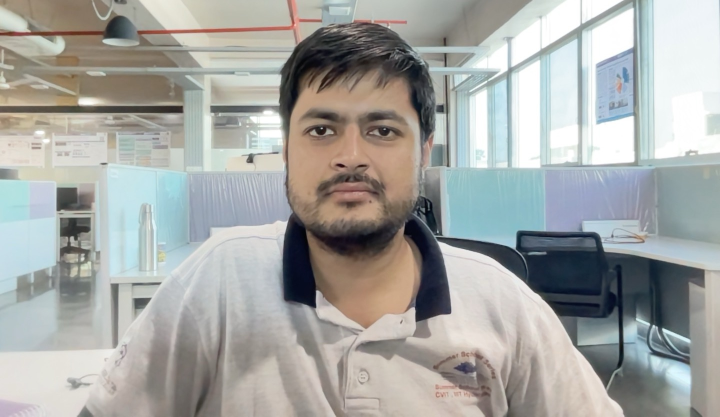
#> input picture inputs/wc_diverse_bkg_1.jpeg, 1440 x 834 px (shown at 1/2 size)
$ jupyter execute Lip-Flip-Application.ipynb   (shell and % lines are left out)
#> lines starting #> are read from the running program, lines starting #| are printed output that depends on the picture
[cell 1]
import os
import numpy as np
import pandas as pd
import matplotlib.pyplot as plt
import cv2
import matplotlib
from scipy import ndimage
import scipy.signal as sig
from scipy import misc
import imageio

1. Background Color Equalization
    - Match the size
    - Find Gain Transform using keypoints,descriptors (Using SIFT,SURF or ORB)(ORB in this case)
    - Find inliers using RANSAC Algorithm.If enough inliers are not found then caliberate the colour directly
    - If enough inliers are found then we find a transformation matrix based on those points and apply that transformation matrix to entire image for colour caliberation
2. Lip Detection and Interchanging
     - we use haar Cascade to first find face and then within this face we try to find mouth
     - once we have the mouth co-ordinates, we simply cut copy paste the mouth of one image over the other.
3. Laplacian Blending
    - we smooth it for visually appeasing results

# Gain Consistency Code

[cell 2]
class GainConsistency:

    def __init__(self):
        pass

# [31 lines of commented-out code are left out]

    def find_matching_BGR(self,img_1, img_2, minHessian=400, inlierThreshold=10):
        if img_1 is None or img_2 is None:
            print("No data to match gain with!")
            return False, None, None

        if img_1.shape[:2] != img_2.shape[:2]:
            print("Image sizes do not match!")
            return False, None, None

        src_gray = cv2.cvtColor(img_1, cv2.COLOR_BGR2GRAY)
        dst_gray = cv2.cvtColor(img_2, cv2.COLOR_BGR2GRAY)

        orb = cv2.ORB_create()
        keypoints_src, descriptors_src = orb.detectAndCompute(src_gray, None)
        keypoints_dst, descriptors_dst = orb.detectAndCompute(dst_gray, None)

        matcher = cv2.BFMatcher()
        matches = matcher.knnMatch(descriptors_src, descriptors_dst, k=2)

        # Extract good matches
        good_matches = []
        # print(matches)
        for m, n in matches:
            if m.distance < 0.75 * n.distance:
                good_matches.append(m)

        max_dist = 0
        min_dist = 100

        for match in good_matches:
            dist = match.distance
            if dist < min_dist:
                min_dist = dist
            if dist > max_dist:
                max_dist = dist

        matches_src = [keypoints_src[match.queryIdx].pt for match in good_matches]
        matches_dst = [keypoints_dst[match.trainIdx].pt for match in good_matches]

        if len(matches_src) < 4:
    #         print("Not enough matches found.")
            return False, None, None

        H, mask = cv2.findHomography(np.float32(matches_src), np.float32(matches_dst), cv2.RANSAC, 5)

        inliers_src = []
        inliers_dst = []

        for i in range(len(mask)):
            if mask[i] != 0:
                inliers_src.append(matches_src[i])
                inliers_dst.append(matches_dst[i])

        print("Number of inliers found:", len(inliers_src))

        if len(inliers_dst) < inlierThreshold:
    #         print("Not enough inliers for gain matching.")
            return False,None,None

        BGRval_1 = np.zeros((len(inliers_src), 4), dtype=np.float32)
        BGRval_2 = np.zeros((len(inliers_dst), 4), dtype=np.float32)

        for i, inlier_src in enumerate(inliers_src):
            x = int(round(inlier_src[0]))
            y = int(round(inlier_src[1]))
            BGRval_1[i, 0] = img_1[y, x, 0]
            BGRval_1[i, 1] = img_1[y, x, 1]
            BGRval_1[i, 2] = img_1[y, x, 2]
            BGRval_1[i, 3] = 1

        for i, inlier_dst in enumerate(inliers_dst):
            x = int(round(inlier_dst[0]))
            y = int(round(inlier_dst[1]))
            BGRval_2[i, 0] = img_2[y, x, 0]
            BGRval_2[i, 1] = img_2[y, x, 1]
            BGRval_2[i, 2] = img_2[y, x, 2]
            BGRval_2[i, 3] = 1

        return True, BGRval_1, BGRval_2

    def find_gain_transform(self,src_color, dst_color, useKeypoints):
        if src_color.shape[:2] != dst_color.shape[:2]:
            print("Image sizes do not match!")
            return False,None

        print("Finding transform for gain consistency...")

        if src_color is None or dst_color is None:
            print("No data to match gain with!")
            return False,None

        transformMatrix = np.eye(4, 4, dtype=np.float32)

        if useKeypoints == True:
            found_matches,BGR_src,BGR_dst = self.find_matching_BGR(src_color, dst_color)
            if not found_matches:
    #             print("No matches found for gain matching.")
                return False,None
        else:
            found_matches,BGR_src,BGR_dst = self.find_BGR_for_region(src_color, dst_color)

            if not found_matches:
    #             print("No matches found for gain matching with find_BGR_for_region.")
                return False,None
            # print(BGR_src)
            # print(BGR_dst)
        BGR_src_transpose = np.transpose(BGR_src)
        transformMatrix = np.linalg.inv(BGR_src_transpose.dot(BGR_src)).dot(BGR_src_transpose).dot(BGR_dst)
        transformMatrix = np.transpose(transformMatrix)

        print("Transform found.")
        return True,transformMatrix

    # [18 lines left out: function apply_gain_transform, not called in this run]

    def mean_stddev(self,image):
        num_pixels = image.size
        mean = np.sum(image) / num_pixels
        variance = np.sum((image - mean) ** 2) / num_pixels
        std_dev = np.sqrt(variance)
        return mean, std_dev

    def color_calibrate(self,source_img, target_img):
        # Convert images to LAB color space
        source_lab = cv2.cvtColor(source_img, cv2.COLOR_BGR2LAB)
        target_lab = cv2.cvtColor(target_img, cv2.COLOR_BGR2LAB)

        # Splitting the LAB images to different channels
        l_source, a_source, b_source = cv2.split(source_lab)
        l_target, a_target, b_target = cv2.split(target_lab)

        # Calculating the mean and std deviation of l, a, and b channels for the source
        mean_l_source, std_l_source = self.mean_stddev(l_source)
        mean_a_source, std_a_source = self.mean_stddev(a_source)
        mean_b_source, std_b_source = self.mean_stddev(b_source)

        # Calculating the mean and std deviation of l, a, and b channels for the target
        mean_l_target, std_l_target = self.mean_stddev(l_target)
        mean_a_target, std_a_target = self.mean_stddev(a_target)
        mean_b_target, std_b_target = self.mean_stddev(b_target)

        # Adjusting the l, a, b channels by the differences in means and std deviations
        l_result = (l_source - mean_l_source) * (std_l_target / std_l_source) + mean_l_target
        a_result = (a_source - mean_a_source) * (std_a_target / std_a_source) + mean_a_target
        b_result = (b_source - mean_b_source) * (std_b_target / std_b_source) + mean_b_target

        # Clipping the results and converting to 8-bit unsigned integers
        l_result = np.clip(l_result, 0, 255).astype(np.uint8)
        a_result = np.clip(a_result, 0, 255).astype(np.uint8)
        b_result = np.clip(b_result, 0, 255).astype(np.uint8)

        # Merging the channels and converting back to BGR color space
        result_lab = cv2.merge([l_result, a_result, b_result])
        result_bgr = cv2.cvtColor(result_lab, cv2.COLOR_LAB2BGR)

        return result_bgr

    def caliberateColor(self,target_img,source_img):
        found,transform_matrix = self.find_gain_transform(target_image, source_image, useKeypoints=True)

        if(found):
        #     print("Transform found.Done")
            transform_matrix = np.array(transform_matrix)
            transformed_image,result = self.apply_gain_transform(source_image, transform_matrix)
        else:
        #     print("Doing color Callibration due to lack of key points")
            transformed_image = self.color_calibrate(source_image,target_image)

        return transformed_image

# Code for Lip Detection and Flipping

[cell 3]
class FlipLips():

    def __init__(self):
        pass

    def detect_face_mouth(self,img, show=True):

        img_rgb = np.copy(img)
        # Load the pre-trained face cascade and mouth cascade
        face_cascade = cv2.CascadeClassifier('./haarcascade_frontalface_default.xml')
        mouth_cascade = cv2.CascadeClassifier('./haarcascade_mcs_mouth.xml')

        # Convert the image to grayscale
        gray = cv2.cvtColor(img_rgb, cv2.COLOR_RGB2GRAY)

        # Detect faces in the image
        faces = face_cascade.detectMultiScale(gray, scaleFactor=1.1, minNeighbors=5, minSize=(30, 30))

        # Check if any faces are detected
        if len(faces) > 0:
            # Get the largest detected face
            largest_face = max(faces, key=lambda rect: rect[2] * rect[3])

            # Draw a rectangle around the largest detected face
            x, y, w, h = largest_face
            cv2.rectangle(img_rgb, (x, y), (x + w, y + h), (255, 0, 0), 2)

            # Add extra margin to the bottom half of the face region
            margin = 50
            roi_face = gray[y + h // 2:y + h + margin, x:x + w]

            # Detect mouth within the extended face region
            mouth_rects = mouth_cascade.detectMultiScale(roi_face, scaleFactor=1.8, minNeighbors=15, minSize=(25, 15))

            # Check if a mouth is detected
            if len(mouth_rects) > 0:
                # Get the largest detected mouth region
                largest_mouth = max(mouth_rects, key=lambda rect: rect[2] * rect[3])

                # Expand the detected mouth region slightly
                x_mouth, y_mouth, w_mouth, h_mouth = largest_mouth
                expanded_mouth_rect = (x + x_mouth, y + h // 2 + y_mouth, w_mouth, h_mouth)

                if not show:
                    x, y, w, h = expanded_mouth_rect[0], expanded_mouth_rect[1], expanded_mouth_rect[2], expanded_mouth_rect[3]
                    return [y, y + h, x, x + w]

                # Draw a rectangle around the largest detected mouth region
                cv2.rectangle(img_rgb, (expanded_mouth_rect[0], expanded_mouth_rect[1]),
                              (expanded_mouth_rect[0] + expanded_mouth_rect[2],
                               expanded_mouth_rect[1] + expanded_mouth_rect[3]),
                              (0, 255, 0), 2)
        return img_rgb

    def swap_and_resize_mouths(self,image1, image2,mouth1,mouth2):
#         # Detect mouths in the images
#         mouth1 = detect_face_mouth(image1, show=False)
#         mouth2 = detect_face_mouth(image2, show=False)

        # Extract mouth regions from the images
        mouth_region1 = image1[mouth1[0]:mouth1[1], mouth1[2]:mouth1[3]]
        mouth_region2 = image2[mouth2[0]:mouth2[1], mouth2[2]:mouth2[3]]

        # Resize mouths to fit the corresponding sizes
        resized_mouth1 = cv2.resize(mouth_region1, (mouth_region2.shape[1], mouth_region2.shape[0]))
        resized_mouth2 = cv2.resize(mouth_region2, (mouth_region1.shape[1], mouth_region1.shape[0]))

        # Swap and paste the resized mouths to the original images
        image1_copy = image1.copy()
        image1_copy[mouth1[0]:mouth1[1], mouth1[2]:mouth1[3]] = resized_mouth2

        image2_copy = image2.copy()
        image2_copy[mouth2[0]:mouth2[1], mouth2[2]:mouth2[3]] = resized_mouth1

        return image1_copy, image2_copy

    def generate_mask(self,img,mouth):
        image = np.copy(img)
    #     mouth_region = image[mouth[0]:mouth[1], mouth[2]:mouth[3]]
        y = mouth[0]
        h = mouth[1] - mouth[0]
        x = mouth[2]
        w = mouth[3] - mouth[2]

        mouth_region = image[y:y+h, x:x+w]

        # Create an empty black image of the same size as the original image
        mask = np.zeros_like(image)

        # Calculate the center and axes lengths for the ellipse
        center = ((x + x + w) // 2, (y + y + h) // 2)
        axes_lengths = (w // 2, h // 2)

        # Draw the ellipse on the mask
        cv2.ellipse(mask, center, axes_lengths, 0, 0, 360, (255, 255, 255), thickness=cv2.FILLED)

        return mask[:,:,0]

# 0.Taking input image

[cell 4]
image1 = cv2.imread('./inputs/wc_diverse_bkg_1.jpeg', cv2.IMREAD_COLOR)
#> image1 is the input picture: shape (834, 1440, 3); mean B, G, R 163.7, 166.7, 165.4
image1 = cv2.cvtColor(image1, cv2.COLOR_BGR2RGB)
image2 = cv2.imread('./inputs/wc_diverse_bkg_2.jpeg', cv2.IMREAD_COLOR)
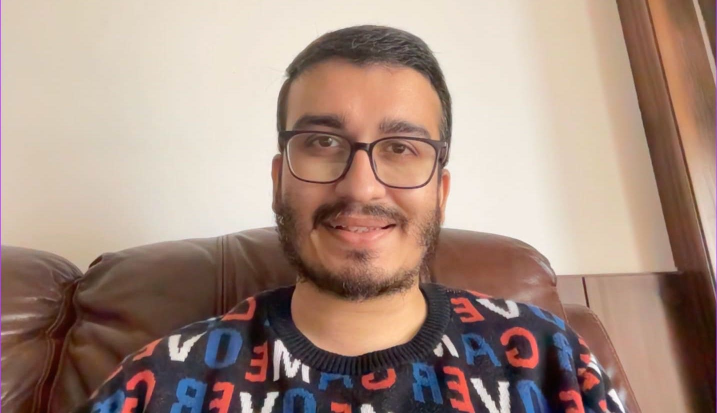
#> input picture inputs/wc_diverse_bkg_2.jpeg, 1433 x 826 px (shown at 1/2 size)
#> image2 is the input picture: shape (826, 1433, 3); mean B, G, R 130.1, 142.6, 167.3
image2 = cv2.cvtColor(image2, cv2.COLOR_BGR2RGB)
output_directory = "./outputs"

plt.figure(figsize=(10, 5))
plt.subplot(1, 2, 1)
plt.imshow(image1)
plt.title('Image 1')

plt.subplot(1, 2, 2)
plt.imshow(image2)
plt.title('Image 2')

plt.show()
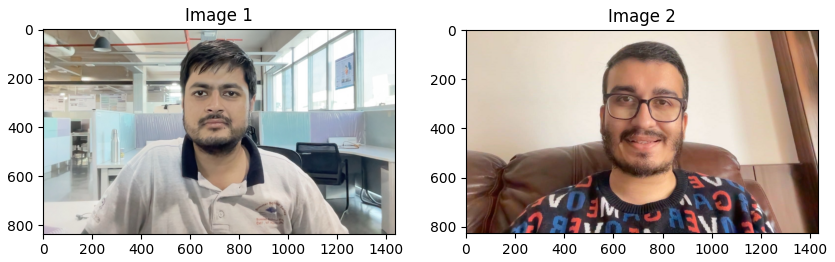
#> figure drawn by matplotlib, 2 panels

# 1.Gain Consistency

[cell 5]
target_image = np.copy(image1)
source_image = np.copy(image2)
if target_image.shape[:2] != source_image.shape[:2]:
    source_image = cv2.resize(source_image, (target_image.shape[1], target_image.shape[0]))

#storing before applying tansformation
image1_original,image2_original = np.copy(target_image),np.copy(source_image)

gainConsistency = GainConsistency()
transformed_image = gainConsistency.caliberateColor(target_image,source_image)
#> in find_matching_BGR, `dst_gray = cv2.cvtColor(img_2, cv2.COLOR_BGR2GRAY)`:
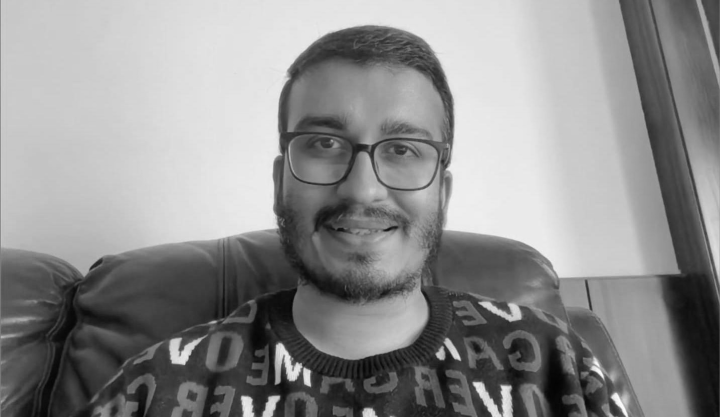
#> dst_gray: shape (834, 1440) (shown at 1/2 size); min 1, max 254, mean 141.6
#> in find_matching_BGR, `keypoints_src, descriptors_src = orb.detectAndCompute(src_gray, None)`: keypoints_src = 500 keypoints; strongest (x, y, size): (643, 257, 31), (1024, 490, 92.6), (623, 609, 111.1), (1326, 658, 44.6)
#> in find_matching_BGR, `keypoints_dst, descriptors_dst = orb.detectAndCompute(dst_gray, None)`: keypoints_dst = 500 keypoints; strongest (x, y, size): (559, 688, 111.1), (558, 687, 92.6), (881, 713, 111.1), (881, 714, 92.6)
#> in find_matching_BGR, `matches = matcher.knnMatch(descriptors_src, descriptors_dst, k=2)`: matches = 500 matches
#> after the loop in find_matching_BGR, `for m, n in matches:`: good_matches = 3 matches
#> the loop in find_matching_BGR, `for match in good_matches:` made 3 passes
#> (dist, max_dist) on passes 1 to 2: (226.1, 226.1), (281.5, 281.5)
#> after the loop in find_matching_BGR, `for match in good_matches:`: max_dist = 281.5; min_dist = 100
#> in find_matching_BGR, `matches_src = [keypoints_src[match.queryIdx].pt for match in good_matc..`: matches_src = [(795, 98), (628.3, 609.6), (1303.9, 706.7)]
#> in find_matching_BGR, `matches_dst = [keypoints_dst[match.trainIdx].pt for match in good_matc..`: matches_dst = [(609.6, 767.2), (370.1, 691.2), (585, 740)]
#> in find_gain_transform, `found_matches,BGR_src,BGR_dst = self.find_matching_BGR(src_color, dst_..`: found_matches = False
#> in color_calibrate, `l_target, a_target, b_target = cv2.split(target_lab)`:
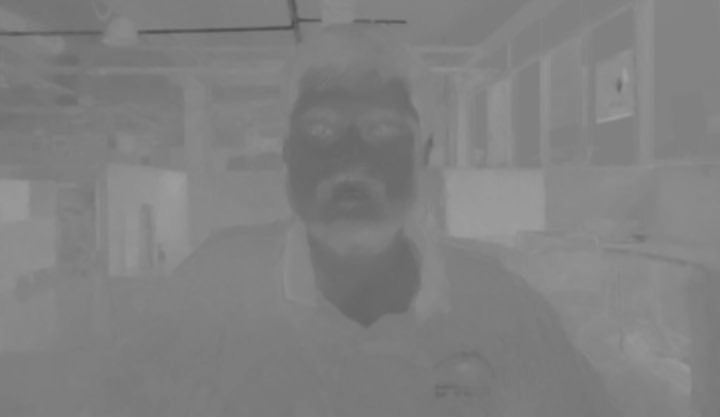
#> b_target: shape (834, 1440) (shown at 1/2 size); min 79, max 161, mean 128.3
#> in mean_stddev, `mean = np.sum(image) / num_pixels`: mean = 147.8
#> in mean_stddev, `variance = np.sum((image - mean) ** 2) / num_pixels`: variance = 4894.3
#> in mean_stddev, `std_dev = np.sqrt(variance)`: std_dev = 69.96
#> in color_calibrate, `mean_l_source, std_l_source = self.mean_stddev(l_source)`: mean_l_source = 147.8; std_l_source = 69.96
#> in color_calibrate, `mean_a_source, std_a_source = self.mean_stddev(a_source)`: mean_a_source = 130.3; std_a_source = 6.76
#> in color_calibrate, `mean_b_source, std_b_source = self.mean_stddev(b_source)`: mean_b_source = 113.3; std_b_source = 12.92
#> in color_calibrate, `mean_l_target, std_l_target = self.mean_stddev(l_target)`: mean_l_target = 172; std_l_target = 55.89
#> in color_calibrate, `mean_a_target, std_a_target = self.mean_stddev(a_target)`: mean_a_target = 127.1; std_a_target = 2.99
#> in color_calibrate, `mean_b_target, std_b_target = self.mean_stddev(b_target)`: mean_b_target = 128.3; std_b_target = 9.36
#> in color_calibrate, `result_bgr = cv2.cvtColor(result_lab, cv2.COLOR_LAB2BGR)`:
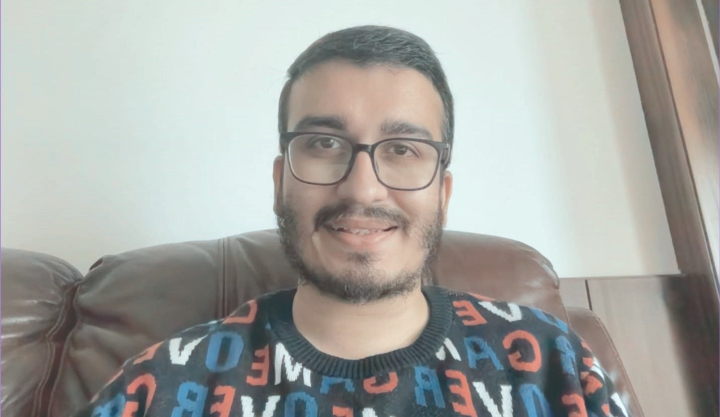
#> result_bgr: shape (834, 1440, 3) (shown at 1/2 size); mean R, G, B 165.6, 166.6, 162

print("Color Callibiration Done")

[cell 6]
plt.figure(figsize=(20, 20))
plt.subplot(1,3,1)
plt.imshow(target_image)
plt.title("image 1")
plt.subplot(1, 3, 2)
plt.imshow(source_image)
plt.title("image 2 ")
plt.subplot(1, 3, 3)
plt.imshow(transformed_image)
plt.title("transformed image1 colour to image2")
plt.show()

[cell 7]
image1 = np.copy(target_image)
image2 = np.copy(transformed_image)

# 2.Flipping Lips

[cell 8]
lipflip = FlipLips()
lip_detection1,lip_detection2 = lipflip.detect_face_mouth(image1),lipflip.detect_face_mouth(image2)
#> in detect_face_mouth, `faces = face_cascade.detectMultiScale(gray, scaleFactor=1.1, minNeighb..`: faces = [[543, 130, 330, 330]]
#> in detect_face_mouth, `largest_face = max(faces, key=lambda rect: rect[2] * rect[3])`: largest_face = [543, 130, 330, 330]
#> in detect_face_mouth, `x, y, w, h = largest_face`: x = 543; y = 130; w = 330
#> in detect_face_mouth, `roi_face = gray[y + h // 2:y + h + margin, x:x + w]`:
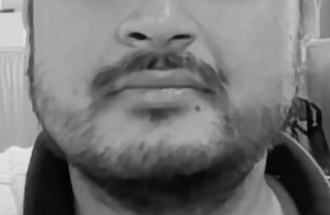
#> roi_face: shape (215, 330); min 1, max 233, mean 116.4
#> in detect_face_mouth, `mouth_rects = mouth_cascade.detectMultiScale(roi_face, scaleFactor=1.8..`: mouth_rects = [[88, 50, 146, 87]]
#> in detect_face_mouth, `largest_mouth = max(mouth_rects, key=lambda rect: rect[2] * rect[3])`: largest_mouth = [88, 50, 146, 87]
#> in detect_face_mouth, `x_mouth, y_mouth, w_mouth, h_mouth = largest_mouth`: x_mouth = 88; y_mouth = 50; w_mouth = 146; h_mouth = 87
#> in detect_face_mouth, `expanded_mouth_rect = (x + x_mouth, y + h // 2 + y_mouth, w_mouth, h_m..`: expanded_mouth_rect = (631, 345, 146, 87)
#> call 2 of detect_face_mouth, with show = True
#> in detect_face_mouth (call 2), `faces = face_cascade.detectMultiScale(gray, scaleFactor=1.1, minNeighb..`: faces = [[511, 126, 423, 423]]
#> in detect_face_mouth (call 2), `largest_face = max(faces, key=lambda rect: rect[2] * rect[3])`: largest_face = [511, 126, 423, 423]
#> in detect_face_mouth (call 2), `x, y, w, h = largest_face`: x = 511; y = 126; w = 423
#> in detect_face_mouth (call 2), `roi_face = gray[y + h // 2:y + h + margin, x:x + w]`:
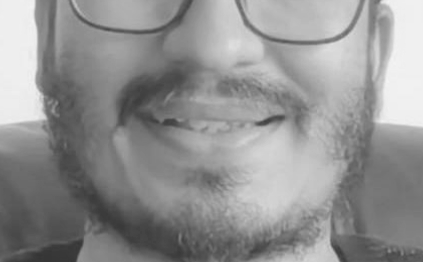
#> roi_face: shape (262, 423); min 52, max 244, mean 145.6
#> in detect_face_mouth (call 2), `mouth_rects = mouth_cascade.detectMultiScale(roi_face, scaleFactor=1.8..`: mouth_rects = [[81, 54, 262, 157]]
#> in detect_face_mouth (call 2), `largest_mouth = max(mouth_rects, key=lambda rect: rect[2] * rect[3])`: largest_mouth = [81, 54, 262, 157]
#> in detect_face_mouth (call 2), `x_mouth, y_mouth, w_mouth, h_mouth = largest_mouth`: x_mouth = 81; y_mouth = 54; w_mouth = 262; h_mouth = 157
#> in detect_face_mouth (call 2), `expanded_mouth_rect = (x + x_mouth, y + h // 2 + y_mouth, w_mouth, h_m..`: expanded_mouth_rect = (592, 391, 262, 157)
#> in detect_face_mouth (call 2), `cv2.rectangle(img_rgb, (expanded_mouth_rect[0], expanded_mouth_rect[1]..`:
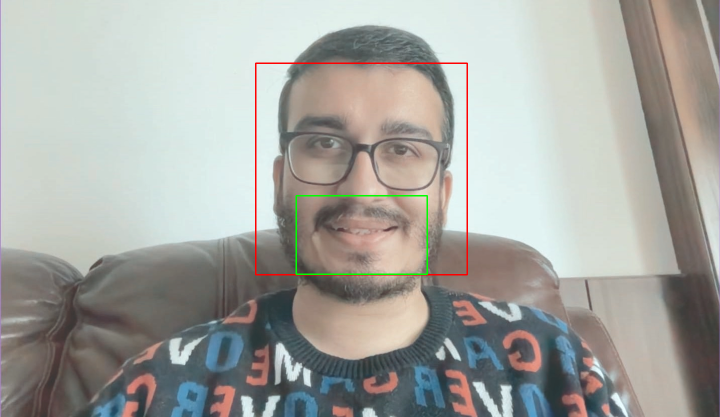
#> img_rgb: shape (834, 1440, 3) (shown at 1/2 size); mean R, G, B 165.6, 166.2, 161
mouth1,mouth2 = lipflip.detect_face_mouth(image1,show = False),lipflip.detect_face_mouth(image2,show=False)
#> mouth1 = [345, 432, 631, 777]; mouth2 = [391, 548, 592, 854]
image1_result, image2_result = lipflip.swap_and_resize_mouths(image1, image2,mouth1,mouth2)
#> in swap_and_resize_mouths, `mouth_region1 = image1[mouth1[0]:mouth1[1], mouth1[2]:mouth1[3]]`:
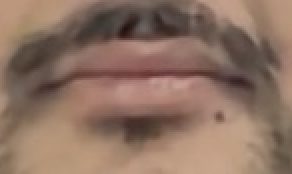
#> mouth_region1: shape (87, 146, 3) (shown 2 times larger); mean R, G, B 141.7, 113.6, 98.3
#> in swap_and_resize_mouths, `mouth_region2 = image2[mouth2[0]:mouth2[1], mouth2[2]:mouth2[3]]`:
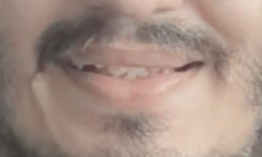
#> mouth_region2: shape (157, 262, 3); mean R, G, B 163.9, 141.9, 131.1
#> (the rest of the program and of its run is left out)
